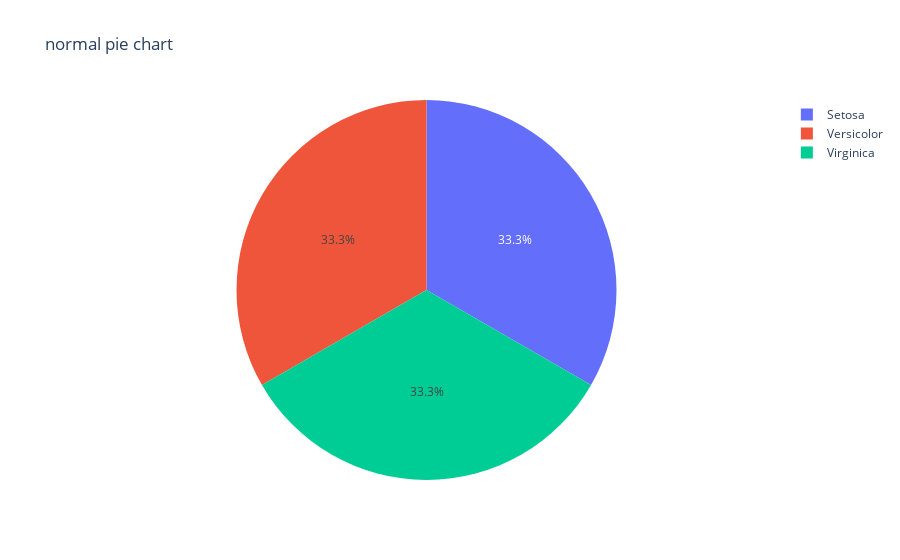

The code cell stored with this chart in its notebook:
### Markdown cell above
### 6. Compare percentage of each Iris flower type on some Pie charts (normal pie chart, pie chart with hole, pie chart with pullout)

### Code cell
counts = pd.DataFrame(v.reset_index())
counts.columns = ['species', 'number']
fig = px.pie(counts, values='number', names= 'species', title= 'normal pie chart')
fig.show()

### Figure 1 — Plotly figure (JSON) as saved in the notebook; plotly's stock layout.template omitted (floating-point values rounded to 4 significant figures)
{"data": [{"domain": {"x": [0, 1], "y": [0, 1]}, "hovertemplate": "species=%{label}<br>number=%{value}<extra></extra>", "labels": ["Setosa", "Versicolor", "Virginica"], "legendgroup": "", "name": "", "showlegend": true, "type": "pie", "values": [50, 50, 50]}], "layout": {"legend": {"tracegroupgap": 0}, "title": {"text": "normal pie chart"}}}
